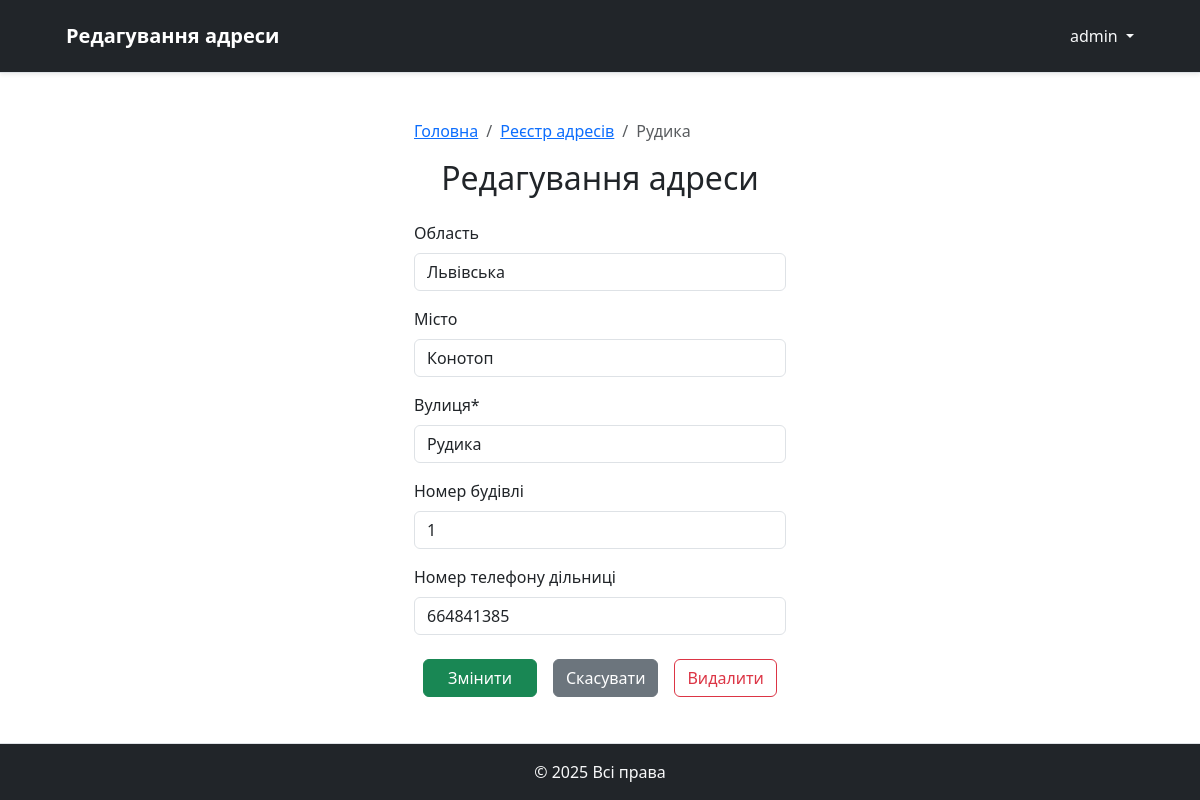
The app's page /address/edit/67/ (signed in) with its own data.
### Home/models.py (models this page shows)
class CustomUser(AbstractUser):
    pass

### adress/models.py (models this page shows, shortened)
class ClientAddress(models.Model):
    author = models.ForeignKey(settings.AUTH_USER_MODEL, on_delete=models.CASCADE)
    client = models.ForeignKey( Client,on_delete=models.CASCADE,related_name='addresses',verbose_name='Клієнт', blank=True, null=True)
    client_adress_region = models.CharField(max_length=100, blank=True, null=True, verbose_name='Область')
    client_adress_city = models.CharField(max_length=100, blank=True, null=True, verbose_name='Місто')
    client_adress_street = models.CharField(max_length=100, blank=False, null=True, verbose_name='Вулиця')
    client_adress_building_number = models.CharField(max_length=10, blank=True, null=True, verbose_name='Номер будівлі')
    client_adress_phone_number = models.BigIntegerField(blank=True, null=True, verbose_name='Номер телефону дільниці')
    created_at = models.DateTimeField(auto_now_add=True)

### adress/views.py (the view, shortened to what this page needs)
# urls.py: path('edit/<int:pk>/', ClientAddressUpdateView.as_view(), name='client_address_edit'),
class ClientAddressUpdateView(LoginRequiredMixin, UpdateView):
  model = ClientAddress
  template_name = 'client_address_edit.html'
  form_class = ClientAddressCreationForm
  success_url = reverse_lazy('client_address_list')

### adress/forms.py
class ClientAddressCreationForm(ModelForm):
    class Meta:
        model = ClientAddress
        fields = ['client_adress_region',
                  'client_adress_city',
                  'client_adress_street',
                  'client_adress_building_number',
                  'client_adress_phone_number',
                  ]

### templates/client_address_edit.html (shortened to what this page needs)
{% extends 'base.html' %}
{% load crispy_forms_tags %}
    {% block content %}
          <header class="navbar navbar-expand-lg navbar-dark bg-dark shadow-sm border-bottom py-3">
            <div class="container">
                <a class="navbar-brand fw-bold ms-4" href="{% url 'client_address_edit' object.pk %}">Редагування адреси</a>
                <div class="dropdown d-inline-block">
                    <a class=" link-light dropdown-toggle text-decoration-none me-4" href="#" role="button" id="dropdownMenuLink" data-bs-toggle="dropdown" aria-expanded="false">
                        {{ user.username }}
                    </a>
                </div>
            </div>
          </header>
     <main class="container d-flex align-items-center justify-content-center flex-grow-1 my-3">
        <div class="col-12 col-md-12 col-lg-4">
             <nav aria-label="breadcrumb">
                <ol class="breadcrumb">
                    <li class="breadcrumb-item"><a href="{% url 'home' %}">Головна</a></li>
                    <li class="breadcrumb-item" aria-current="page"><a href="{% url 'client_address_list' %}">Реєстр адресів</a></li>
                    <li class="breadcrumb-item active" aria-current="page">{{ object.client_adress_street }}</li>
                </ol>
            </nav>
        <h2 class="text-center mb-4">Редагування адреси</h2>
        <form method="post">
            {{ form|crispy }}
            <div class="d-flex justify-content-center gap-3 mt-4">
            <button type="submit" class="btn btn-success px-4 ">Змінити</button>
                <a href="{% url 'client_address_list' %}" class="btn btn-secondary">Скасувати</a>
                <button type="button"
                    class="btn btn-outline-danger"
                    data-bs-toggle="modal"
                    data-bs-target="#deleteModal"
                    hx-get="{% url 'client_address_delete' object.pk %}"
                    hx-target="#deleteModalContent">Видалити</button>
                </div>
        </form>
        </div>
        </main>
    <footer class="bg-dark text-light py-3 border-top p-3 navbar-dark bg-dark">
        <div class="container text-center">
            <span class="text-light">© 2025 Всі права</span>
        </div>
    </footer>
    {% endblock content %}

### templates/base.html (style rules this page uses)
html { overflow-y: scroll; }

### records on screen
CustomUser: username "admin"
ClientAddress: client_adress_street "Рудика", client_adress_region "Львівська", client_adress_city "Конотоп", client_adress_building_number "1", client_adress_phone_number "664841385"
